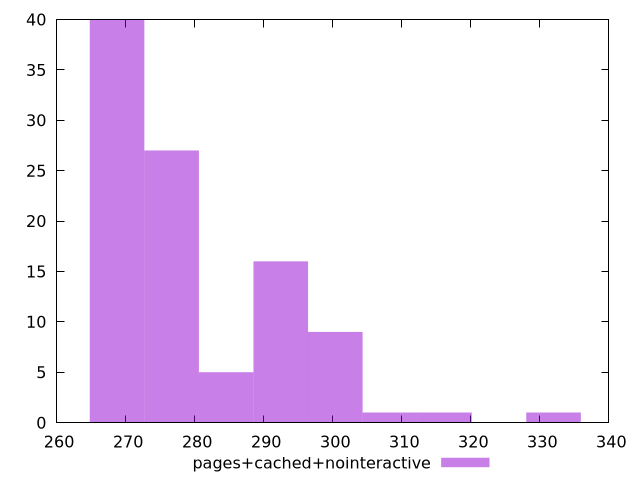

Generate this figure with gnuplot:
$_pagesCachedNointeractive <<EOF
300.36971811773253 9
268.75185305270804 40
316.1786506502448 1
292.4652518514764 16
276.65631931896417 27
284.5607855852203 5
331.987583182757 1
308.27418438398865 1
EOF
set key outside below
set terminal pngcairo
set output "report_00004_2020-11-02T20-21-41.718Z/max-potential-fid/pages+cached+nointeractive//raw_hist.png"
set yrange [0:40]
set boxwidth 7.90446626625612
set style fill transparent solid 0.5 noborder
plot $_pagesCachedNointeractive title "pages+cached+nointeractive" with boxes ,
